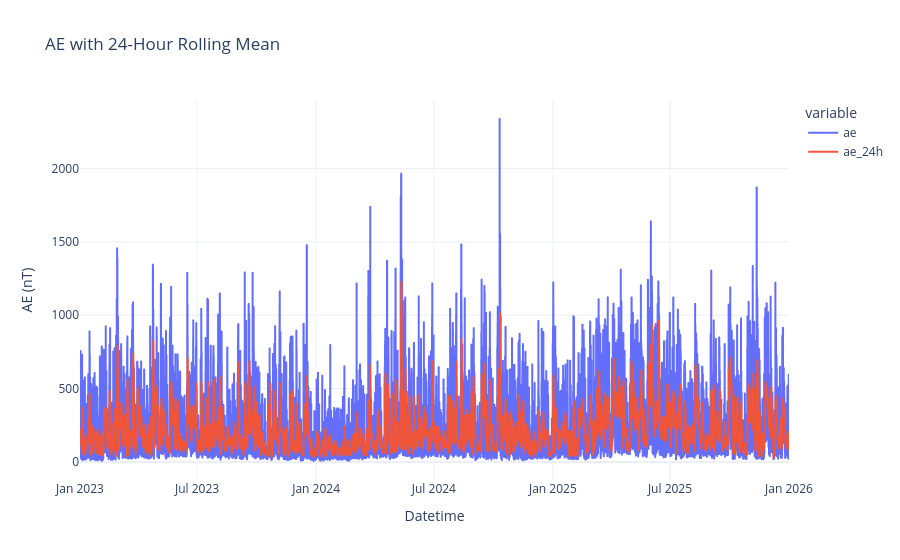

Source (notebook cell):
### Code cell
ae_df["ae_24h"] = ae_df["ae"].rolling(24).mean()

fig = px.line(
    ae_df,
    x=ae_df.index,
    y=["ae", "ae_24h"],
    title="AE with 24-Hour Rolling Mean"
)

fig.update_layout(
    xaxis_title="Datetime",
    yaxis_title="AE (nT)",
    template="plotly_white"
)

fig.show()

### Figure 1 — Plotly figure (JSON) as saved in the notebook; plotly's stock layout.template omitted (floating-point values rounded to 4 significant figures; data arrays with more than 128 entries replaced by an {"elided": "..."} marker saying what was removed)
{"data": [{"hovertemplate": "variable=ae<br>datetime=%{x}<br>value=%{y}<extra></extra>", "legendgroup": "ae", "line": {"color": "#636efa", "dash": "solid"}, "marker": {"symbol": "circle"}, "mode": "lines", "name": "ae", "showlegend": true, "type": "scattergl", "x": {"elided": "26304 str values"}, "xaxis": "x", "y": {"elided": "26304 float values"}, "yaxis": "y"}, {"hovertemplate": "variable=ae_24h<br>datetime=%{x}<br>value=%{y}<extra></extra>", "legendgroup": "ae_24h", "line": {"color": "#EF553B", "dash": "solid"}, "marker": {"symbol": "circle"}, "mode": "lines", "name": "ae_24h", "showlegend": true, "type": "scattergl", "x": {"elided": "26304 str values"}, "xaxis": "x", "y": {"elided": "26304 float values"}, "yaxis": "y"}], "layout": {"legend": {"title": {"text": "variable"}, "tracegroupgap": 0}, "title": {"text": "AE with 24-Hour Rolling Mean"}, "xaxis": {"anchor": "y", "domain": [0, 1], "title": {"text": "Datetime"}}, "yaxis": {"anchor": "x", "domain": [0, 1], "title": {"text": "AE (nT)"}}}}
